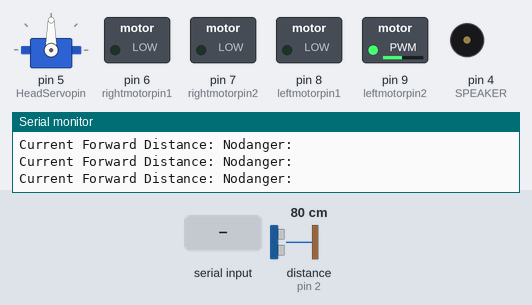
Simulated run of this sketch. Board: Arduino Uno, built with avr-gcc and run on an emulated ATmega328P. Shown: servo, switched loads named in the sketch (green lamp = pin HIGH), buzzer (waves = sounding), the last lines printed to the serial monitor. Wiring (inferred from the names in the program): ultrasonic range finder: trigger pin 3; echo pin 2. The inputs (shaded band) are chosen by the test bench; at power-on: distance to the obstacle (sensor on pin 2) 80 cm. The echo pulse lasts 58.3 µs per cm; pins used as bus, display or sensor lines are not drawn.

Above: at 5.7 s.
5.8 s: "r" received over Serial
At 7.4 s:
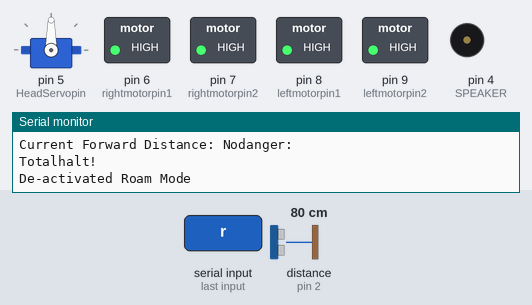
7.7 s: "x" received over Serial
At 8.9 s:
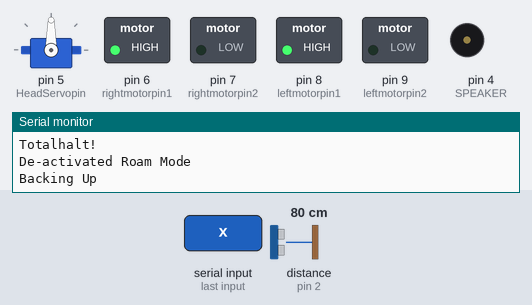
9.5 s: "a" received over Serial
At 11.0 s:
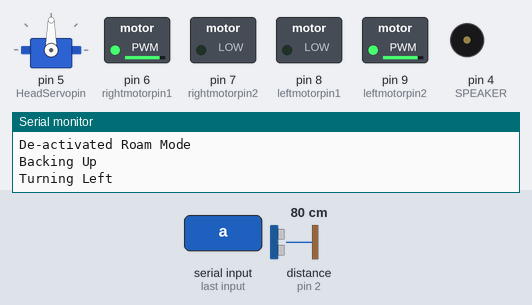
11.5 s: "d" received over Serial
At 12.6 s:
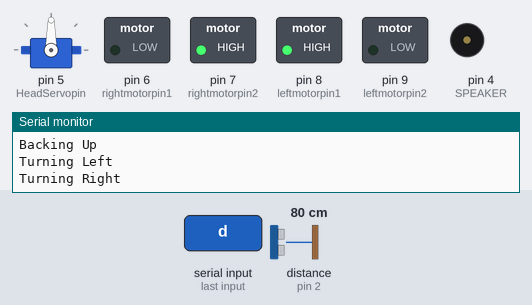
13.5 s: "s" received over Serial
At 14.3 s:
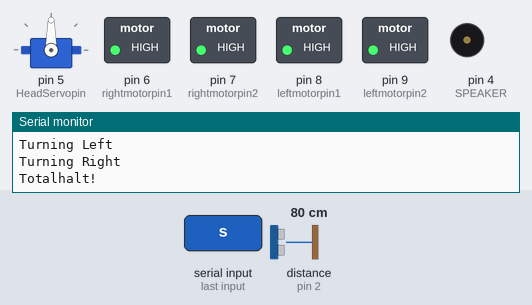
15.0 s: "x" received over Serial
At 15.15 s:
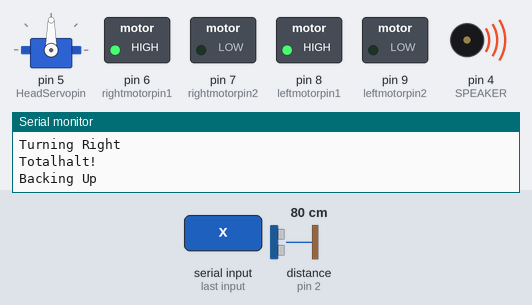
Timing chart, 0 to 17.8 s (numbered marks = the images above; inputs shaded):
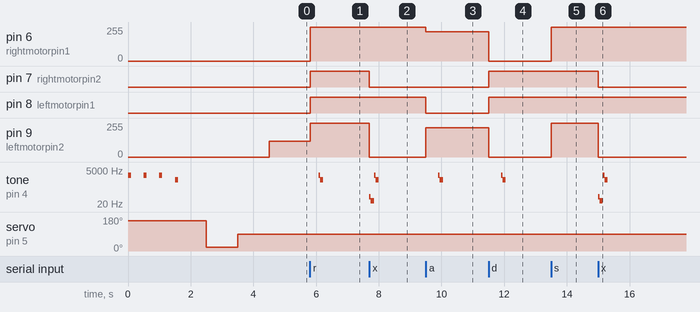

Measured:
- after the input at 5.8 s, tone on pin 4 (SPEAKER): silent → 2093 Hz after 0.28 s, → 1047 Hz 0.05 s later, → silent 0.10 s later; servo on pin 5 (HeadServopin): stays 90° (without the input it goes to 160° after 0.43 s)
- after the input at 7.7 s, pin 7 (rightmotorpin2): HIGH → LOW at once; pin 9 (leftmotorpin2): 255/255 → 0/255 at once; tone on pin 4 (SPEAKER): plays 65 Hz for 0.05 s, 33 Hz for 0.10 s, 2093 Hz for 0.05 s, 1047 Hz for 0.10 s, starting at once
- after the input at 9.5 s, pin 6 (rightmotorpin1): 255/255 → 220/255 at once; pin 8 (leftmotorpin1): HIGH → LOW at once; pin 9 (leftmotorpin2): 0/255 → 220/255 at once; tone on pin 4 (SPEAKER): silent → 2093 Hz after 0.40 s, → 1047 Hz 0.05 s later, → silent 0.10 s later
- after the input at 11.5 s, pin 6 (rightmotorpin1), pin 9 (leftmotorpin2): 220/255 → 0/255 at once; pin 7 (rightmotorpin2), pin 8 (leftmotorpin1): LOW → HIGH at once; tone on pin 4 (SPEAKER): silent → 2093 Hz after 0.40 s, → 1047 Hz 0.05 s later, → silent 0.10 s later
- after the input at 13.5 s, pin 6 (rightmotorpin1), pin 9 (leftmotorpin2): 0/255 → 255/255 at once
- after the input at 15.0 s, pin 7 (rightmotorpin2): HIGH → LOW at once; pin 9 (leftmotorpin2): 255/255 → 0/255 at once; tone on pin 4 (SPEAKER): plays 65 Hz for 0.05 s, 33 Hz for 0.10 s, 2093 Hz for 0.05 s, 1047 Hz for 0.10 s, starting at once

The sketch:

Sample4WD.ino
```cpp
/*
Following code by EricWillaim
All build information, code and forum posts/discussion can be found at:
http://mkme.org

Dedicated build page:
http://www.mkme.org/index.php/arduino-sainsmart-4wd-robot/

This is my attempt at programming the Sainsmart 4WD robot
So far it now checks for a new direction periodically and performs
backup and turn functions as in reaction to the environment it is presented.
It is by far not optimized code- but works for now :)
I will update this periodically as I get time to learn new methods and improve the code.
Please check out my Youtube videos here and consider a thumbs up if this helped you!
Youtube : http://www.youtube.com/user/Shadow5549

Some portions of this code adapted from:
http://www.duino-robotics.com/

V9 Dec 12 2013:
Added a forward distance check after turns- will continue to turn if distance still too small
Minor Tweaks but still using delay functions

V10 May 2014
Added support for Roam mode- serial commands will toggle roam versus individual driving commands
*/

#include <Servo.h> //servo library
#include "pitches.h"// used for the speaker output
#define SPEAKER 4// Speaker Pin

Servo headservo;
const int EchoPin = 2; // Ultrasonic signal input
const int TrigPin = 3; // Ultrasonic signal output
const int leftmotorpin1 = 8; //signal output of Dc motor driven plate
const int leftmotorpin2 = 9;
const int rightmotorpin1 = 6;
const int rightmotorpin2 = 7;
const int HeadServopin = 5; // signal input of headservo
const int maxStart = 800; //run dec time- no clue what this is
unsigned long time; //used for upcoming improvements (time used instead of loops)
unsigned long time1; //used for upcoming improvements (time used instead of loops)
int add= 0; //used for nodanger loop count
int add1= 0;  //used for nodanger loop count
int roam = 1;
int currDist = 5000; // distance
boolean running = false;// This is from old code examples

void setup() {
  //initialize beeps
  tone(SPEAKER, NOTE_C7, 100);
  delay(500);
  tone(SPEAKER, NOTE_C6, 100);
  tone(SPEAKER, NOTE_C7, 100);
  delay(500);
  tone(SPEAKER, NOTE_C6, 100);
  tone(SPEAKER, NOTE_C7, 100);
  delay(500);
  tone(SPEAKER, NOTE_C6, 100);
  //End Initialize Beeps

Serial.begin(9600); // Enables Serial monitor for debugging purposes
Serial.println("Serial Data Initiated!"); // Test the Serial communication
pinMode(EchoPin, INPUT);//signal input port

//signal output port
for (int pinindex = 3; pinindex < 10; pinindex++) {
pinMode(pinindex, OUTPUT); // set pins 3 to 10 as outputs
}

// headservo interface
headservo.attach(HeadServopin);
//start buffer movable head
headservo.write(160);
delay(1000);
headservo.write(20);
delay(1000);
headservo.write(90);
delay(1000);
return;
}
void loop()

  {
  if (Serial.available() > 0)
  {
    int data = Serial.read();  //read serial input commands
    switch(data)
    {
    case 'w' :
      Serial.println("Rolling!");
      moveForward();
      break;
    case 'x' :
      backup();
      buzz();
      break;
    case 'a' :
      body_lturn();
      buzz();
      break;
    case 'd' :
      body_rturn();
      buzz();
      break;
    case 's' :
      totalhalt();
      break;
    case 'r' :
      toggleRoam();
      buzz();
      break;

      }
  }

  if(roam == 0){ //just listen to serial commands and wait
   // Do something else if you like
  }
  else if(roam == 1){  //If roam active- drive autonymously


//time = millis(); // Sets "time" to current system time count
currDist = MeasuringDistance(); //measure front distance
Serial.print("Current Forward Distance: ");
//Serial.println(currDist);
if(currDist > 35) {
  add = (add1++);// Start adding up the loop count done in nodanger
nodanger();
Serial.println("Nodanger: ");
}
else if(currDist < 35){
  //add=0;
  Serial.println("Forward Blocked- Decide Which Way");
  backup();
  whichway();

}
  }

  }
//measure distance, unit “cm”
long MeasuringDistance() {
long duration;
//pinMode(TrigPin, OUTPUT);
digitalWrite(TrigPin, LOW);
delayMicroseconds(2);
digitalWrite(TrigPin, HIGH);
delayMicroseconds(5);
digitalWrite(TrigPin, LOW);
//pinMode(EchoPin, INPUT);
duration = pulseIn(EchoPin, HIGH);
return duration / 29 / 2;
}


// forward
void moveForward() {
analogWrite(leftmotorpin1, 0);//Changed these to analog write for slower
analogWrite(leftmotorpin2, 120);
analogWrite(rightmotorpin1, 0);
analogWrite(rightmotorpin2, 120);
}

void toggleRoam(){
if(roam == 0){
   roam = 1;
   Serial.println("Activated Roam Mode");
  }
  else{
    roam = 0;
    totalhalt();
    Serial.println("De-activated Roam Mode");
  }
}

void nodanger() {
running = true;// Do I need these?
analogWrite(leftmotorpin1, 0);//Changed these to analog write for slower
analogWrite(leftmotorpin2, 120);
analogWrite(rightmotorpin1, 0);
analogWrite(rightmotorpin2, 120);
if (add1 > 38 ) whichway(); // Robot will stop and check direction every X loops through nodanger then resets in totalhalt (40 is good)
return;
}

//backward
void backup() {
add1=0; // resets the counter for the nodanger loops
running = true;//Do I need these?
digitalWrite(leftmotorpin1, HIGH);
digitalWrite(leftmotorpin2, LOW);
digitalWrite(rightmotorpin1, HIGH);
digitalWrite(rightmotorpin2, LOW);
Serial.println("Backing Up");
fart();
}

//choose which way to turn
void whichway() {
running = true;//Do I need these?
totalhalt();
headservo.write(160);
delay(900);
int lDist = MeasuringDistance(); // check left distance
Serial.println("checking left");
Serial.println(lDist);
headservo.write(20); // turn the servo right
delay(900);
int rDist = MeasuringDistance(); // check right distance
Serial.println("checking right");
Serial.println(rDist);
//totalhalt(); //  Do I need this???  Used to be used to centre the servo
if(lDist < rDist) {
Serial.println("Decided Right Is Best");
buzz();// Make him talk
body_rturn();
totalhalt();
currDist = MeasuringDistance(); //measure front distance
if(currDist < 45) body_rturn();  //if front distance still too small- turn again
}
else{
Serial.println("Decided Left Is Best");
  buzz();// Make him talk
  body_lturn();
  totalhalt();
  currDist = MeasuringDistance(); //measure front distance
  if(currDist < 45) body_lturn();// if front distance still too small- turn again
   }
return;
}

void totalhalt() {
digitalWrite(leftmotorpin1, HIGH);
digitalWrite(leftmotorpin2, HIGH);
digitalWrite(rightmotorpin1, HIGH);
digitalWrite(rightmotorpin2, HIGH);
Serial.println("Totalhalt!");
headservo.write(90); // set servo to face forward
delay(250);
running = false;//Do I need these?
add1=0; // resets the counter for the nodanger loops
return;
}

//turn left
void body_lturn() {
running = true;
analogWrite(leftmotorpin1, 0);
analogWrite(leftmotorpin2, 220);
analogWrite(rightmotorpin1, 220);
analogWrite(rightmotorpin2, 0);
Serial.println("Turning Left");
delay(400);
}

//turn right
void body_rturn() {
running = true;
analogWrite(leftmotorpin1, 220);
analogWrite(leftmotorpin2, 0);
analogWrite(rightmotorpin1, 0);
analogWrite(rightmotorpin2, 220);
Serial.println("Turning Right");
delay(400);
}

void buzz(){
tone(SPEAKER, NOTE_C7, 100);
delay(50);
tone(SPEAKER, NOTE_C6, 100);
}

void fart(){
 tone(SPEAKER, NOTE_C2, 200);
 delay(50);
 tone(SPEAKER, NOTE_C1, 400);
 delay(100);
 noTone(SPEAKER);
}
```
